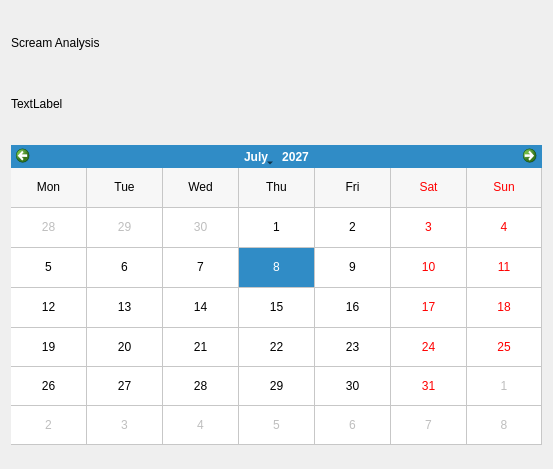
<?xml version="1.0" encoding="UTF-8"?>
<ui version="4.0">
 <class>AnalysisPopup</class>
 <widget class="QDialog" name="AnalysisPopup">
  <property name="geometry">
   <rect>
    <x>0</x>
    <y>0</y>
    <width>553</width>
    <height>469</height>
   </rect>
  </property>
  <property name="windowTitle">
   <string>Dialog</string>
  </property>
  <layout class="QVBoxLayout" name="verticalLayout_2">
   <item>
    <layout class="QVBoxLayout" name="verticalLayout">
     <property name="sizeConstraint">
      <enum>QLayout::SizeConstraint::SetMinimumSize</enum>
     </property>
     <property name="topMargin">
      <number>0</number>
     </property>
     <item>
      <widget class="QLabel" name="titleLabel">
       <property name="sizePolicy">
        <sizepolicy hsizetype="Preferred" vsizetype="Maximum">
         <horstretch>0</horstretch>
         <verstretch>0</verstretch>
        </sizepolicy>
       </property>
       <property name="minimumSize">
        <size>
         <width>0</width>
         <height>40</height>
        </size>
       </property>
       <property name="styleSheet">
        <string notr="true">font: 700 18pt &quot;System&quot;;</string>
       </property>
       <property name="text">
        <string>Scream Analysis</string>
       </property>
      </widget>
     </item>
     <item>
      <spacer name="verticalSpacer">
       <property name="orientation">
        <enum>Qt::Orientation::Vertical</enum>
       </property>
       <property name="sizeType">
        <enum>QSizePolicy::Policy::Fixed</enum>
       </property>
       <property name="sizeHint" stdset="0">
        <size>
         <width>20</width>
         <height>10</height>
        </size>
       </property>
      </spacer>
     </item>
     <item>
      <widget class="QLabel" name="categoryLabel">
       <property name="sizePolicy">
        <sizepolicy hsizetype="Preferred" vsizetype="Fixed">
         <horstretch>0</horstretch>
         <verstretch>0</verstretch>
        </sizepolicy>
       </property>
       <property name="minimumSize">
        <size>
         <width>0</width>
         <height>50</height>
        </size>
       </property>
       <property name="styleSheet">
        <string notr="true">font: 12pt &quot;System&quot;;</string>
       </property>
       <property name="lineWidth">
        <number>3</number>
       </property>
       <property name="text">
        <string>TextLabel</string>
       </property>
      </widget>
     </item>
     <item>
      <spacer name="verticalSpacer_2">
       <property name="orientation">
        <enum>Qt::Orientation::Vertical</enum>
       </property>
       <property name="sizeType">
        <enum>QSizePolicy::Policy::Fixed</enum>
       </property>
       <property name="sizeHint" stdset="0">
        <size>
         <width>20</width>
         <height>10</height>
        </size>
       </property>
      </spacer>
     </item>
     <item>
      <widget class="QCalendarWidget" name="calendarWidget">
       <property name="sizePolicy">
        <sizepolicy hsizetype="Preferred" vsizetype="Fixed">
         <horstretch>0</horstretch>
         <verstretch>0</verstretch>
        </sizepolicy>
       </property>
       <property name="minimumSize">
        <size>
         <width>0</width>
         <height>300</height>
        </size>
       </property>
       <property name="selectedDate">
        <date>
         <year>2027</year>
         <month>7</month>
         <day>8</day>
        </date>
       </property>
       <property name="gridVisible">
        <bool>true</bool>
       </property>
       <property name="verticalHeaderFormat">
        <enum>QCalendarWidget::VerticalHeaderFormat::NoVerticalHeader</enum>
       </property>
       <property name="navigationBarVisible">
        <bool>true</bool>
       </property>
       <property name="dateEditEnabled">
        <bool>false</bool>
       </property>
      </widget>
     </item>
    </layout>
   </item>
  </layout>
 </widget>
 <resources/>
 <connections/>
</ui>
